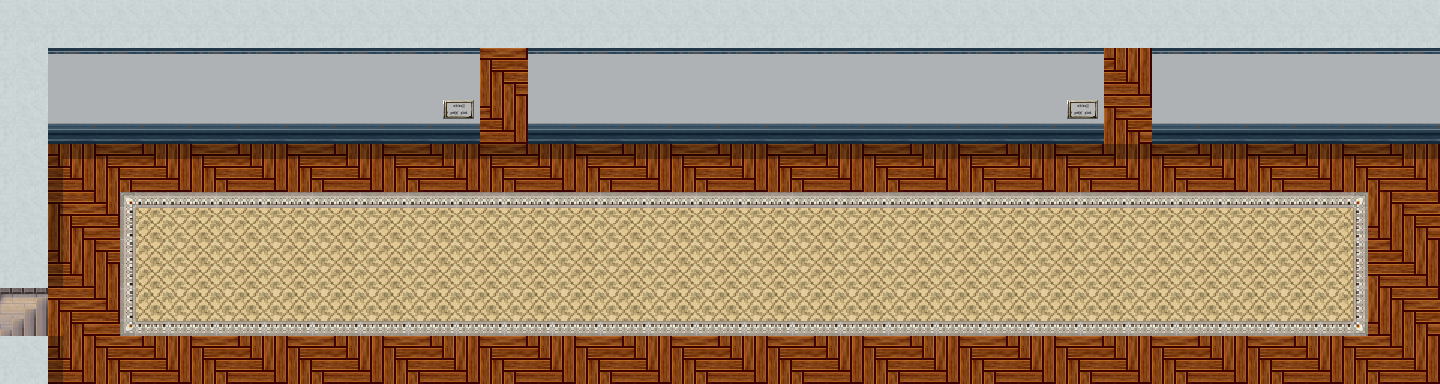

Rendered tile map (Tiled .tmx) drawn with the repository's tilesets; below, a short description and the map source with its tile grids summarised:
An orthogonal 30x8 tile map with 48x48 px tiles, 4 tile layers (块层 1, 块层 2, 块层 3, 块层 4), 7 tilesets and 4 objects (4x NPC).

<map version="1.0" orientation="orthogonal" renderorder="right-down" width="30" height="8" tilewidth="48" tileheight="48" nextobjectid="5">
 <properties>
  <property name="name" value="宿舍" />
 </properties>
 <tileset firstgid="1" name="shadows" tilewidth="48" tileheight="48" tilecount="100">
  <image source="shadows.png" width="480" height="480" />
 </tileset>
 <tileset firstgid="101" name="tilea4wallscyn_750" tilewidth="48" tileheight="48" tilecount="288">
  <image source="tilea4wallscyn_750.png" width="768" height="886" />
 </tileset>
 <tileset firstgid="389" name="tile_elements_ii_by_ayene_chan-d4becnf" tilewidth="48" tileheight="48" tilecount="72">
  <image source="tile_elements_ii_by_ayene_chan-d4becnf.png" width="432" height="384" />
 </tileset>
 <tileset firstgid="461" name="rpg_maker_vx___stairs_by_ayene_chan-d6vzlkv" tilewidth="48" tileheight="48" tilecount="48">
  <image source="rpg_maker_vx___stairs_by_ayene_chan-d6vzlkv.png" width="414" height="312" />
 </tileset>
 <tileset firstgid="509" name="glo" tilewidth="48" tileheight="48" tilecount="4">
  <image source="glo.png" width="96" height="96" />
 </tileset>
 <tileset firstgid="513" name="rpg_maker_vx___carpets_autotiles_by_ayene_chan-d5og8bo" tilewidth="48" tileheight="48" tilecount="72">
  <image source="rpg_maker_vx___carpets_autotiles_by_ayene_chan-d5og8bo.png" width="576" height="288" />
 </tileset>
 <tileset firstgid="585" name="rpg_maker_vx___princess_room_by_ayene_chan-d5ygs7b" tilewidth="48" tileheight="48" tilecount="112">
  <image source="rpg_maker_vx___princess_room_by_ayene_chan-d5ygs7b.png" width="384" height="672" />
 </tileset>
 <layer name="块层 1" width="30" height="8">
  <data>[240 cells, 239 non-empty, 6 distinct tile ids]</data>
 </layer>
 <layer name="块层 2" width="30" height="8">
  <data>[240 cells, 116 non-empty, 13 distinct tile ids]</data>
 </layer>
 <layer name="块层 3" width="30" height="8">
  <data>[240 cells, 89 non-empty, 3 distinct tile ids]</data>
 </layer>
 <objectgroup name="对象层 1">
  <object id="1" name="PUBLIC" type="NPC" gid="509" x="-48" y="336" width="48" height="48">
   <properties>
    <property name="NEAR_EXECUTE" value="teleport(&quot;inner&quot;,16,5,3)" />
   </properties>
  </object>
  <object id="2" name="PUBLIC" type="NPC" gid="509" x="480" y="144" width="48" height="95">
   <properties>
    <property name="FACE_EXECUTE" value="teleport(&quot;rkoroom&quot;,2,10,3)" />
    <property name="IMAGE" value="door" />
   </properties>
  </object>
  <object id="3" name="PUBLIC" type="NPC" gid="509" x="1104" y="144" width="48" height="95">
   <properties>
    <property name="FACE_EXECUTE" value="teleport(&quot;ykroom&quot;,2,10,3)" />
    <property name="IMAGE" value="door" />
   </properties>
  </object>
  <object id="4" name="PUBLIC" type="NPC" gid="509" x="-48" y="384" width="48" height="48">
   <properties>
    <property name="NEAR_EXECUTE" value="teleport(&quot;inner&quot;,16,5,3)" />
   </properties>
  </object>
 </objectgroup>
 <layer name="块层 4" width="30" height="8">
  <data>[240 cells, 3 non-empty, 2 distinct tile ids]</data>
 </layer>
</map>
